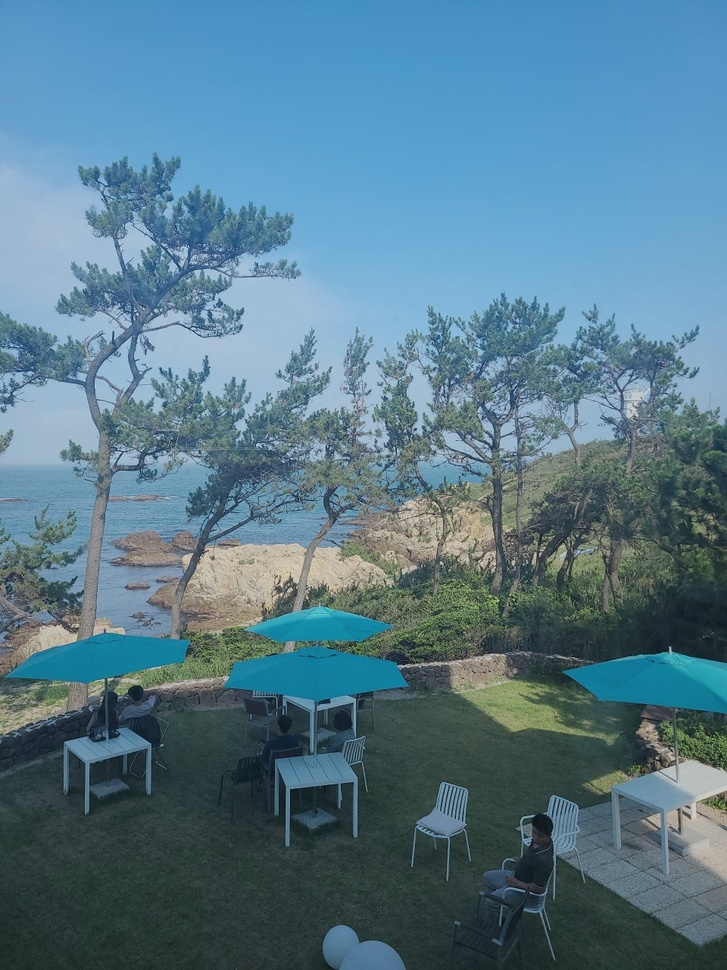
#> input picture Geonhui/Assignment03/cafe.jpg, 727 x 970 px, shrunk from 960 x 1280 before the run, found by its file name
$ python Sharpening_OpenCV.py
#> lines starting #> are read from the running program, lines starting #| are printed output that depends on the picture
import cv2
import numpy as np
image=cv2.imread("cafe.jpg")
#> image is the input picture: shape (970, 727, 3); mean B, G, R 139.8, 122.4, 86.8
sharpening_1=np.array([[-1, -1, -1], [-1, 9, -1], [-1, -1, -1]])
sharpening_2=np.array([[-1, -1, -1, -1, -1],
                         [-1, 2, 2, 2, -1],
                         [-1, 2, 9, 2, -1],
                         [-1, 2, 2, 2, -1],
                         [-1, -1, -1, -1, -1]])/9.0

s_1=cv2.filter2D(image,-1,sharpening_1)
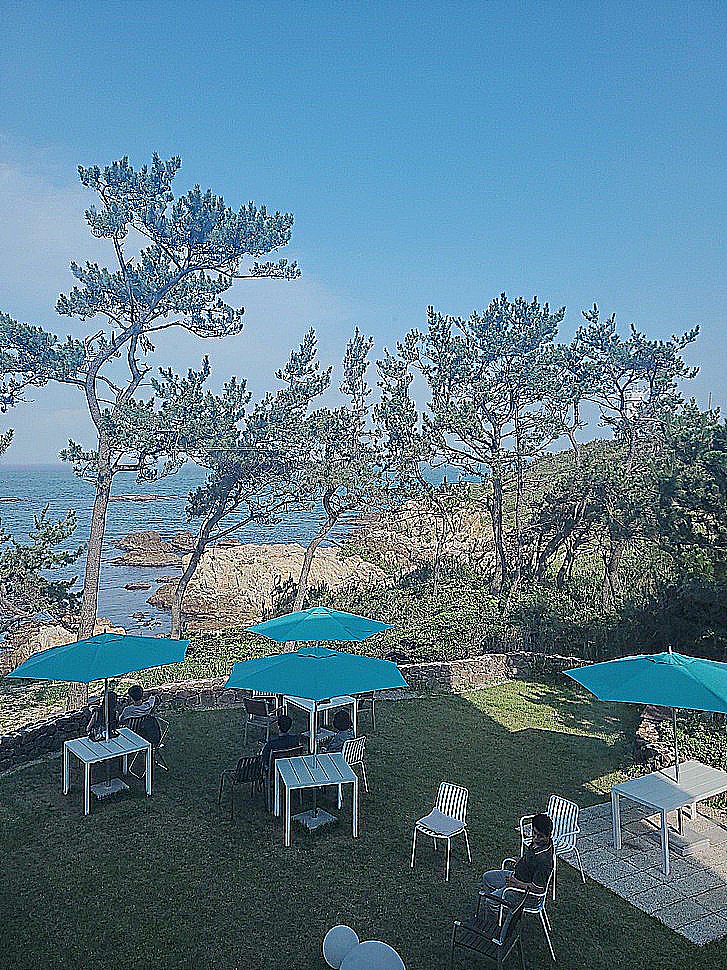
#> s_1: shape (970, 727, 3); mean B, G, R 140.3, 123.8, 91.5
s_2=cv2.filter2D(image,-1,sharpening_2)
merged=np.hstack((image,s_1,s_2))
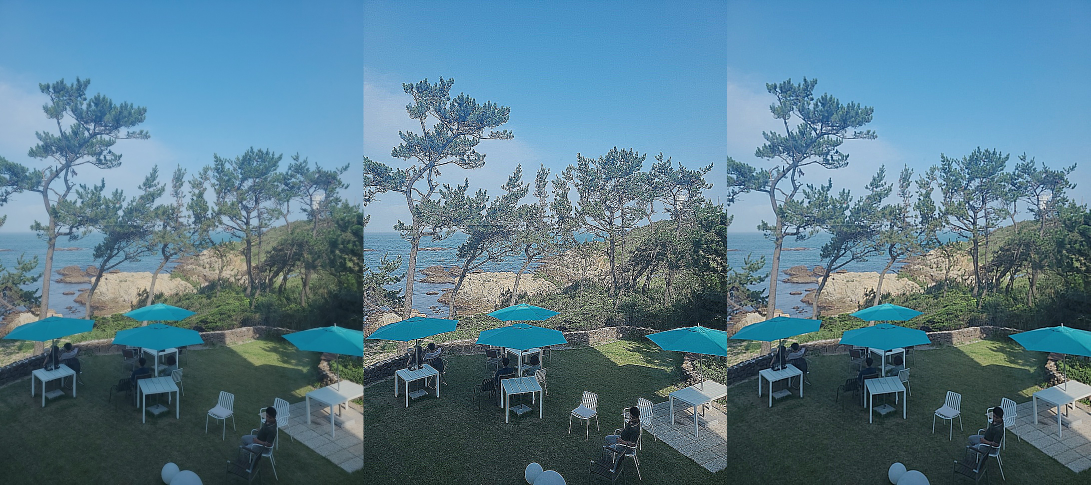
#> merged: shape (970, 2181, 3) (shown at 1/2 size); mean B, G, R 139.9, 122.8, 88.4
cv2.imshow("Sharpening",merged)
cv2.waitKey(0)
cv2.destroyAllWindows()
